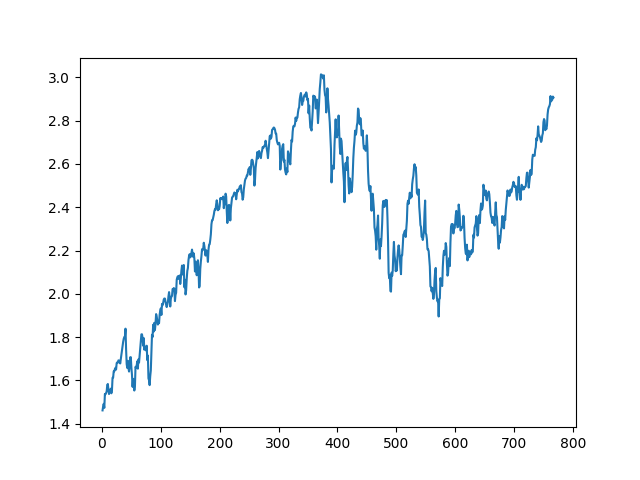

This chart was generated by the following Python code:
from data import *
import torch
from torch.utils.data import DataLoader
import matplotlib.pyplot as plt

data = StockData(['SPY'], period='max', data='percent', 
                 features=['Volume', 'Open', 'High', 'Low', 'Close'], additional_features=[500],
                 normalization_mask=[False, True, True, True, True], time=True)
loader = DataLoader(data, batch_size=1, shuffle=False)
interval = [0.0, 1]
start = int(interval[0] * data.data[0].shape[0])
end = int(interval[1] * data.data[0].shape[0])

for i, (x, y, t) in enumerate(loader):
    print(x.shape)
    plt.figure()
    plt.plot(np.arange(1, end - start), x[0,start:end,0].numpy())
    plt.savefig('test_data.png')
